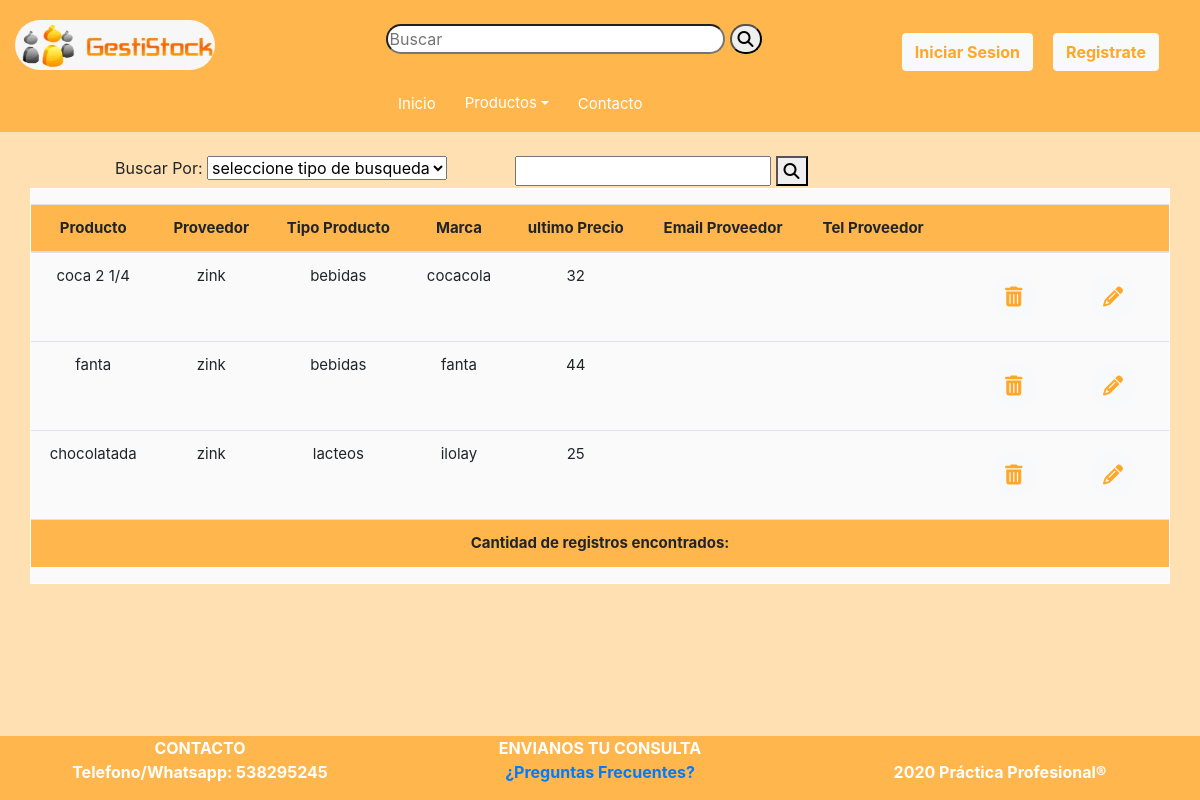
The page /Anteriores/listarProvProd.php on the database as committed earlier.
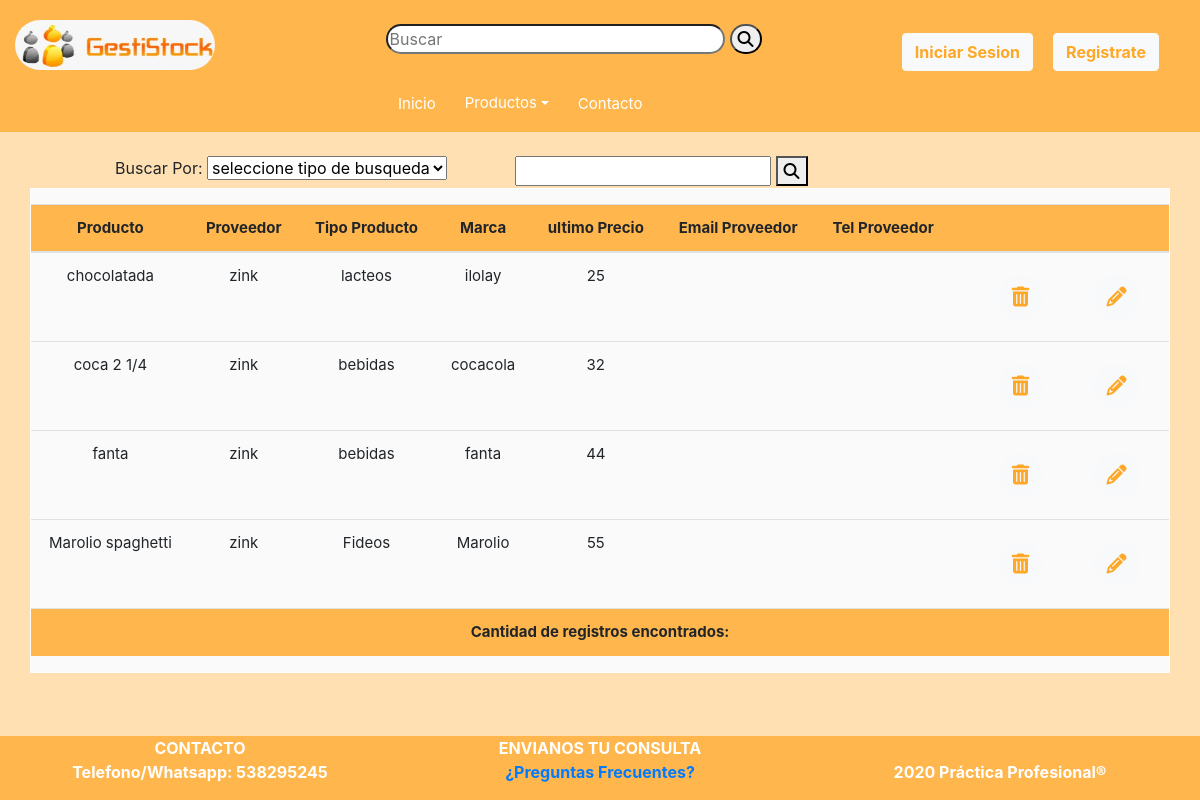
The same page on the database as committed later.
### tables this page shows
CREATE TABLE `productos` (
  `idProducto` int(11) NOT NULL,
  `descripcion` varchar(45) NOT NULL,
  `idPuestoFisico` int(11) NOT NULL,
  `imagen` varchar(45) NOT NULL,
  `Lote` varchar(45) NOT NULL,
  `fechaCaducidad` date NOT NULL,
  `cantidadProd` int(11) NOT NULL,
  `precio` float NOT NULL,
  `idEstado` int(11) DEFAULT NULL
);

CREATE TABLE `proveedores` (
  `idProveedor` int(11) NOT NULL,
  `empresa` varchar(45) NOT NULL,
  `cuit` varchar(11) NOT NULL,
  `descripcion` varchar(200) NOT NULL,
  `idEstado` int(11) NOT NULL DEFAULT 1
);

CREATE TABLE `tiposproductos` (
  `idTipoProducto` int(11) NOT NULL,
  `descripcion` varchar(45) NOT NULL
);

CREATE TABLE `marcas` (
  `idMarca` int(11) NOT NULL,
  `nombreMarca` varchar(45) NOT NULL
);

CREATE TABLE `productostpmarcas` (
  `idProducto` int(11) NOT NULL,
  `idProveedor` int(11) NOT NULL,
  `idTpMarca` int(11) NOT NULL,
  `precio` int(11) NOT NULL
);

### Anteriores/listarProvProd.php (the view, shortened to what this page needs)
<?php require ('header.php');
$consulta="SELECT p.idProducto,p.descripcion,pr.empresa, tpp.idTpMarca,tpp.precio, m.nombreMarca,tp.descripcion as tipoProducto FROM productos p
JOIN productostpmarcas tpp on p.idProducto=tpp.idProducto
JOIN proveedores pr on tpp.idProveedor=pr.idProveedor
JOIN tiposproductos_marcas tpm on tpm.idTpMarca=tpp.idTpMarca
JOIN marcas m on m.idMarca= tpm.idMarca
JOIN tiposproductos tp on tp.idTipoProducto=tpm.idTipoProducto
WHERE pr.empresa LIKE '%zink%'";
$query=mysqli_query($conexion,$consulta);
?>
<br>
<form action="listarProvProd.php" method="GET">
	<div class="row justify-content-center">
		<div class="col-md-4">
			<label>Buscar Por:</label>
			<select>
				<option value="0">
					seleccione tipo de busqueda
				</option>
			</select>
		</div>
		<div class="col-md-6">
			<input type="text" name="listarPP" id="listarPP">
			<button type="submit"><i class="fas fa-search"></i></i></button>
		</div>
	</div>
</form>
<div class="col-md-12">
	<div id="result" style="border: 1px solid white;overflow-y: scroll;background:#fafafa;padding-top:15px">
		<table class="table striped" style="background:#fafafa;height:300px">
			<thead>
				<th style="text-align: center;">Producto</th>
				<th style="text-align: center;">Proveedor</th>
				<th style="text-align: center;">Tipo Producto</th>
				<th style="text-align: center;">Marca</th>
				<th style="text-align: center;">ultimo Precio</th>
				<th style="text-align: center;">Email Proveedor</th>
				<th style="text-align: center;">Tel Proveedor</th>
				<th></th>
				<th></th>
				<th></th>
			</thead>
			<tbody>
				<?php while ($row=mysqli_fetch_array($query)): ?>
					<tr>
						<td style="text-align: center"><?php echo $row['descripcion'];?></td>
						<td style="text-align: center"><?php echo $row['empresa'];?></td>
						<td style="text-align: center"><?php echo $row['tipoProducto'];?></td>
						<td style="text-align: center"><?php echo $row['nombreMarca']; ?></td>
						<td style="text-align: center"><?php echo $row['precio'];?></td>
						<td style="text-align: center"><?php// echo $Telefono;?></td>
						<td></td>
						<td></td>
							<td><a href="#" style="border-radius:30px;font-size:20px" class="btn btn-light" data-toggle="modal" data-target="#info<?php echo $idPersona; ?>"><i class="fas fa-trash-alt"></i></a></td>
								<td>
									<form method="POST" action="modificarUsuario.php">
										<button style="border-radius:30px;font-size:20px" type="submit" name="idPersona" value="<?php echo $row['idPersona'];?>" class="btn btn-light"><i class="fas fa-pencil-alt"></i></button>
									</form>
								</td>
					</tr>
				<?php endwhile ?>
			</tbody>
			<tfoot>
				<tr align="center">
					<th colspan="12">Cantidad de registros encontrados: <?php// echo $total_usuarios?></th>
				</tr>
			</tfoot>
		</table>
	</div>
</div>
<?php require 'footer.php'; ?>

Rows that differ between the two databases and show on the page:
shown differently, row unchanged: productos "chocolatada": moves up the list
added productos: descripcion "Marolio spaghetti", proveedores.empresa "zink", tiposproductos.descripcion "Fideos", marcas.nombreMarca "Marolio", productostpmarcas.precio "55"
